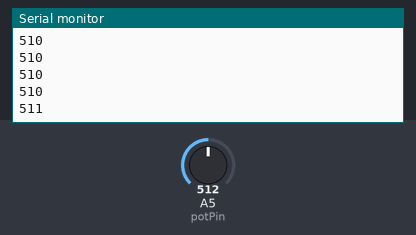
The sketch below on a simulated Arduino Uno, built with avr-gcc and run on an emulated ATmega328P. On the bench: the last lines printed to the serial monitor. The test bench sets the inputs (shaded band); at power-on: A5 (potPin) = 512.

Above: at 1.2 s.
1.3 s: A5 (potPin) set to 716
At 2.0 s:
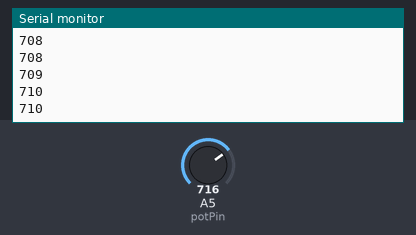
2.8 s: A5 (potPin) set to 900
At 3.4 s:
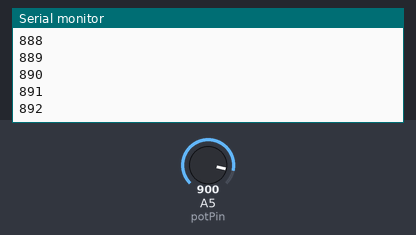
Timing chart, 0 to 5.8 s (numbered marks = the images above; inputs shaded):
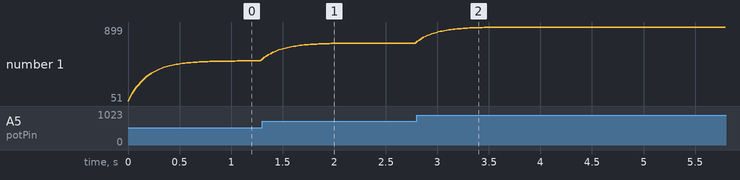

The sketch:

Low_Frequency_Filter_Test.ino
```cpp
// (licence header left out)
const byte potPin = A5;
const float K = 0.1;

float val = 0;

void setup()
{
    Serial.begin(9600);
    pinMode(potPin, INPUT);
}

void loop()
{
    int pot = analogRead(potPin);
    val = val * (1 - K) + pot * K;

    Serial.println(int(val));
    delay(20);
}
```

Low_Frequency_Filter_Test.cpp
```cpp
// (licence header left out)
const byte potPin = A5;
const float K = 0.1;

float val = 0;

void setup()
{
    Serial.begin(9600);
    pinMode(potPin, INPUT);
}

void loop()
{
    int pot = analogRead(potPin);
    val = val * (1 - K) + pot * K;

    Serial.println(int(val));
    delay(20);
}
```

Measured:
- after the input at 1.3 s, the serial monitor: prints a new line at once (image 1)
- plotted number 1: 511 → 715 after the input at 1.3 s
